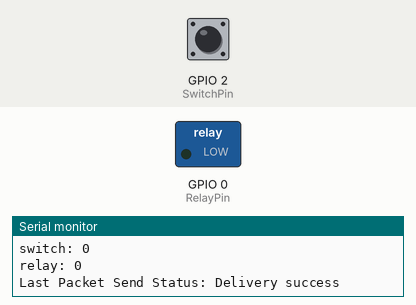
A sketch run on a simulated ESP8266 (NodeMCU). Parts: switched loads named in the sketch (green lamp = pin HIGH), the last lines printed to the serial monitor. The inputs (shaded band) are chosen by the test bench; at power-on: GPIO 2 (SwitchPin) HIGH.

Above: at 1.2 s.
1.3 s: GPIO 2 (SwitchPin) pulled LOW for 1 s
At 2.6 s:
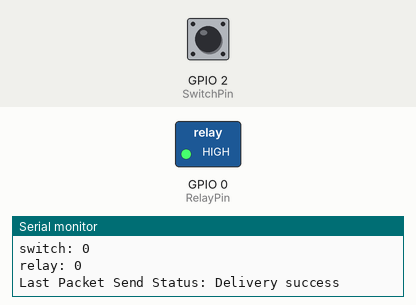
6.5 s: GPIO 2 (SwitchPin) pulled LOW for 3.2 s
At 11.1 s:
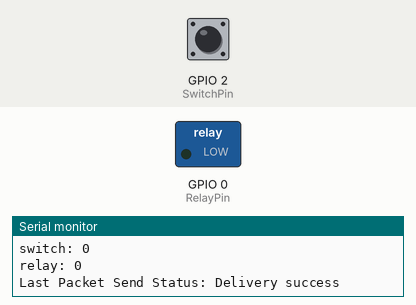
Timing chart, 0 to 12.6 s (numbered marks = the images above; inputs shaded):
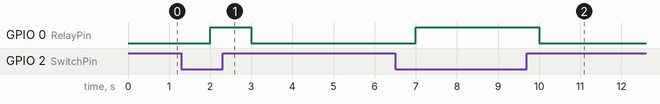

The sketch:

01_ESP_ESPNow_Two_way_send_Switch_Receive_Open_Relay.ino
```cpp
// (licence header left out)
#include <ESP8266WiFi.h>
#include <espnow.h>
#include "LEDOn.h"
#include "slaveMAC.h"

// REPLACE WITH THE MAC Address of your receiver

//Define pins
const int SwitchPin = 2;
const int RelayPin = 0;

//Define states for input pins
bool SwitchState;

// Define variables to store data to be sent
bool SwitchOn;
bool RelayOn;
bool LEDSwitchOn = false;


// Define variables to store incoming readings
bool incomingSwitch;
bool incomingRelay;
bool incomingLED;
bool incomingOpenRelay;


// Updates  readings every 1 seconds
const long interval = 1000;
unsigned long previousMillis = 0;    // will store last time DHT was updated

// Variable to store if sending data was successful
String success;


// Callback when data is sent
void OnDataSent(uint8_t *mac_addr, uint8_t sendStatus) {
  Serial.print("Last Packet Send Status: ");
  if (sendStatus == 0){
    Serial.println("Delivery success");
  }
  else{
    Serial.println("Delivery fail");
  }
}

// Callback when data is received
void OnDataRecv(uint8_t * mac, uint8_t *incomingData, uint8_t len) {
  memcpy(&receivedData, incomingData, sizeof(receivedData));
  Serial.print("Bytes received: ");
  Serial.println(len);
  incomingSwitch = receivedData.SwitchClosed;
  incomingRelay = receivedData.activateRelay;
  incomingLED = receivedData.LedOn;
  incomingOpenRelay = receivedData.deactivateRelay;
}


void printIncomingReadings(){
  // Display Readings in Serial Monitor
  Serial.println("INCOMING READINGS");
  Serial.print("LED: ");
  Serial.println(incomingLED);
  Serial.print("switch: ");
  Serial.println(incomingSwitch);
  Serial.print("relay: ");
  Serial.println(incomingRelay);
}

void setup() {
  // Init Serial Monitor
  Serial.begin(115200);


  // Set device as a Wi-Fi Station
  WiFi.mode(WIFI_STA);
  WiFi.disconnect();

  // Init ESP-NOW
  if (esp_now_init() != 0) {
    Serial.println("Error initializing ESP-NOW");
    return;
  }

  // Set ESP-NOW Role
  esp_now_set_self_role(ESP_NOW_ROLE_COMBO);

  // Once ESPNow is successfully Init, we will register for Send CB to
  // get the status of Trasnmitted packet
  esp_now_register_send_cb(OnDataSent);

  // Register peer
  esp_now_add_peer(ESP01n4, ESP_NOW_ROLE_COMBO, 1, NULL, 0);

  // Register for a callback function that will be called when data is received
  esp_now_register_recv_cb(OnDataRecv);

  //define input -outputs
  pinMode(SwitchPin, INPUT);
  pinMode(RelayPin, OUTPUT);

}

void loop() {
  unsigned long currentMillis = millis();
  if (currentMillis - previousMillis >= interval) {
    // save the last time you updated the DHT values
    previousMillis = currentMillis;
/*
    LEDSwitchOn =  true;
    sentData.LedOn = LEDSwitchOn;
    // Send message via ESP-NOW
    esp_now_send(ESP01n4, (uint8_t *) &sentData, sizeof(sentData));

 */
  SwitchState = digitalRead(SwitchPin);

   if (SwitchState == LOW)
            {sentData.SwitchClosed = true;
             sentData.activateRelay = true;
            digitalWrite(RelayPin, HIGH );
            }
        else
            {sentData.SwitchClosed = false;
            sentData.activateRelay = false;
            digitalWrite(RelayPin, LOW );
            }
    esp_now_send(ESP01n5, (uint8_t *) &sentData, sizeof(sentData));

   if
     ( incomingOpenRelay == true  )
      {digitalWrite(RelayPin, LOW );
        delay(3000);
        }


    // Print incoming readings
    printIncomingReadings();
  }
}
```

LEDOn.h
```cpp
// Structure example to receive data
// Must match the sender structure
typedef struct struct_message {
  bool LedOn = false;
  bool SwitchClosed = false; // ask if switch closed># >> send switch position
  bool activateRelay = false; //tell to activate relay
  bool deactivateRelay = false; // replying relay state
} struct_message;

// Create a struct_message called myData
struct_message sentData;

// Create a struct_message to hold incoming data
struct_message receivedData;
```

slaveMAC.h
```cpp
// RECEIVER MAC Address

uint8_t ESP01n2[] = {0x5C, 0xCF, 0x7F, 0xB2, 0xAD, 0xD9};//5C:CF:7F:B2:AD:D9
uint8_t ESP01n3[] = {0xEC, 0xFA, 0xBC, 0x32, 0x14, 0x32};//EC:FA:BC:32:14:32
uint8_t ESP01n4[] = {0xEC, 0xFA, 0xBC, 0x32, 0x25, 0xFE};//EC:FA:BC:32:25:FE
uint8_t ESP01n5[] = {0xF4, 0xCF, 0xA2, 0xF6, 0x72, 0xB6};//F4:CF:A2:F6:72:B6
```

Measured:
- after the input at 1.3 s, GPIO 0 (RelayPin): LOW → HIGH after 0.70 s, → LOW 1.0 s later
- after the input at 6.5 s, GPIO 0 (RelayPin): LOW → HIGH after 0.50 s, → LOW 3.0 s later
